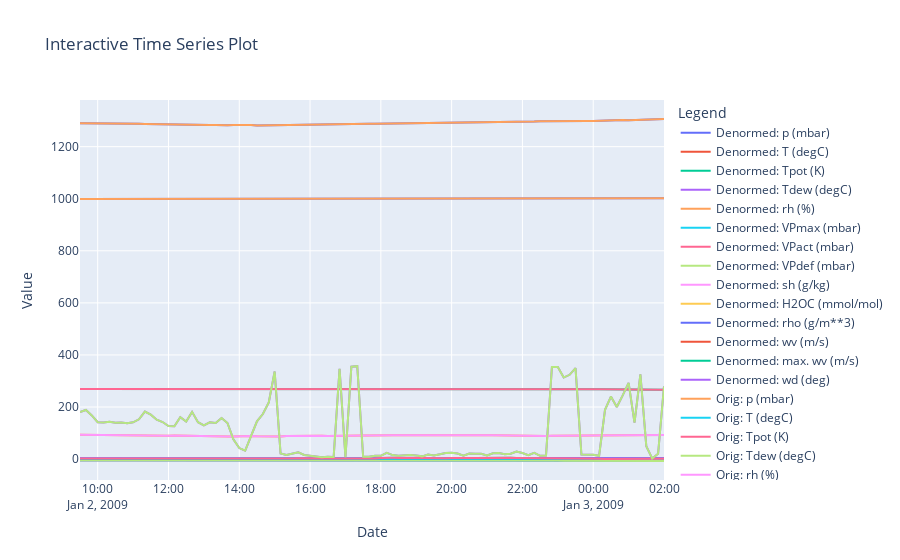

Source (notebook cell):
### Code cell
import plotly.graph_objects as go

# Sample data creation
df1 = denormed_slice
df2 = df_orig_slice

# Plotting
fig = go.Figure()

# Add traces for the first dataframe
for column in df1.columns:
    fig.add_trace(go.Scatter(x=df2.index, y=df1[column], mode='lines', name=f'Denormed: {column}'))

# Add traces for the second dataframe
for column in df2.columns:
    fig.add_trace(go.Scatter(x=df2.index, y=df2[column], mode='lines', name=f'Orig: {column}'))

# Update layout
fig.update_layout(title='Interactive Time Series Plot',
                  xaxis_title='Date',
                  yaxis_title='Value',
                  legend_title='Legend',
                  hovermode='x unified')

# Show the plot
fig.show()
